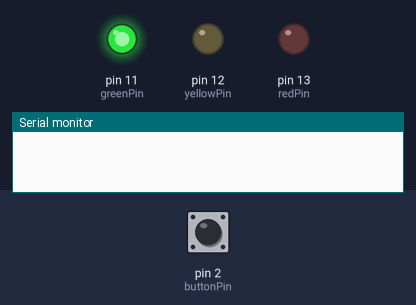
A sketch run on a simulated Arduino Uno, built with avr-gcc and run on an emulated ATmega328P. Parts: output pins drawn as LEDs (lit = HIGH), the last lines printed to the serial monitor. Inputs (shaded band) come from the test bench; at power-on: pin 2 (buttonPin) HIGH.

Above: at 1.2 s.
1.3 s: pin 2 (buttonPin) pulled LOW for 0.15 s
At 7.8 s:
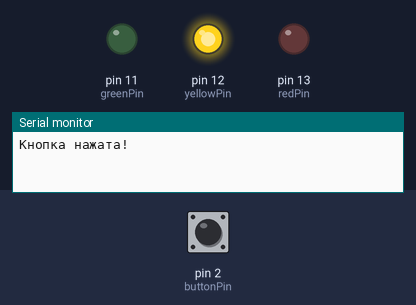
At 10.5 s:
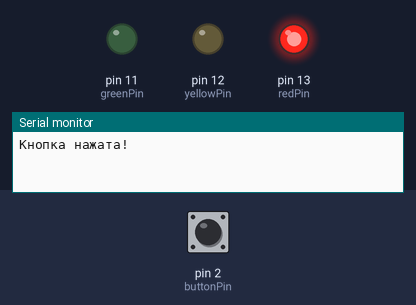
Timing chart, 0 to 19.0 s (numbered marks = the images above; inputs shaded):
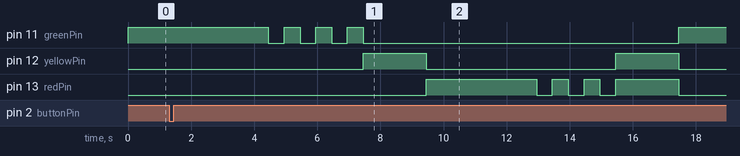

Measured:
- after the input at 1.3 s, pin 11 (greenPin): goes 3 × (LOW 0.50 s, HIGH 0.50 s), LOW 10.0 s, then HIGH, starting after 3.2 s; pin 12 (yellowPin): alternates HIGH for 2.0 s and LOW for 6.0 s, starting after 6.2 s; pin 13 (redPin): LOW → HIGH after 8.2 s, then repeats every 1.0 s: LOW 0.50 s, HIGH 0.50 s

The sketch:

8.ino
```cpp
const int greenPin = 11;
const int yellowPin = 12;
const int redPin = 13;
const int buttonPin = 2;

bool buttonPressed = false;

void setup() {
  pinMode(greenPin, OUTPUT);
  pinMode(yellowPin, OUTPUT);
  pinMode(redPin, OUTPUT);
  pinMode(buttonPin, INPUT_PULLUP);
  Serial.begin(9600);
}

void loop() {
  while (!buttonPressed) {
    digitalWrite(greenPin, HIGH);
    digitalWrite(yellowPin, LOW);
    digitalWrite(redPin, LOW);

    if (digitalRead(buttonPin) == LOW) {
      delay(5);
      if (digitalRead(buttonPin) == HIGH) {
        buttonPressed = true;
        Serial.println("Кнопка нажата!");
      }
    }
  }

  digitalWrite(greenPin, HIGH);
  delay(3000);

  for (int i = 0; i < 3; i++) {
    digitalWrite(greenPin, LOW);
    delay(500);
    digitalWrite(greenPin, HIGH);
    delay(500);
  }
  digitalWrite(greenPin, LOW);

  digitalWrite(yellowPin, HIGH);
  delay(2000);
  digitalWrite(yellowPin, LOW);

  digitalWrite(redPin, HIGH);
  delay(3000);

  for (int i = 0; i < 3; i++) {
    delay(500);
    digitalWrite(redPin, LOW);
    delay(500);
    digitalWrite(redPin, HIGH);
  }

  digitalWrite(yellowPin, HIGH);
  delay(2000);

  digitalWrite(redPin, LOW);
  digitalWrite(yellowPin, LOW);

  digitalWrite(greenPin, HIGH);
  delay(500);

  buttonPressed = false;
  Serial.println("Ожидание следующего нажатия кнопки...");
}
```
